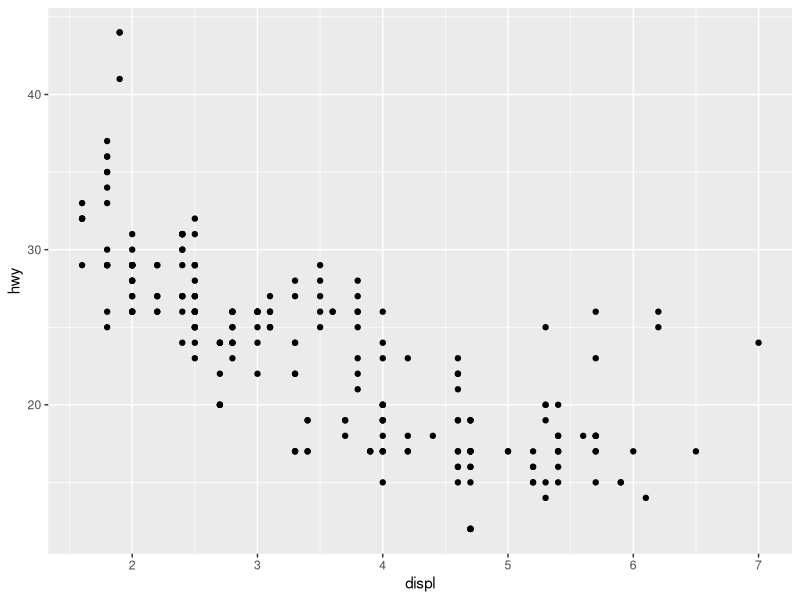
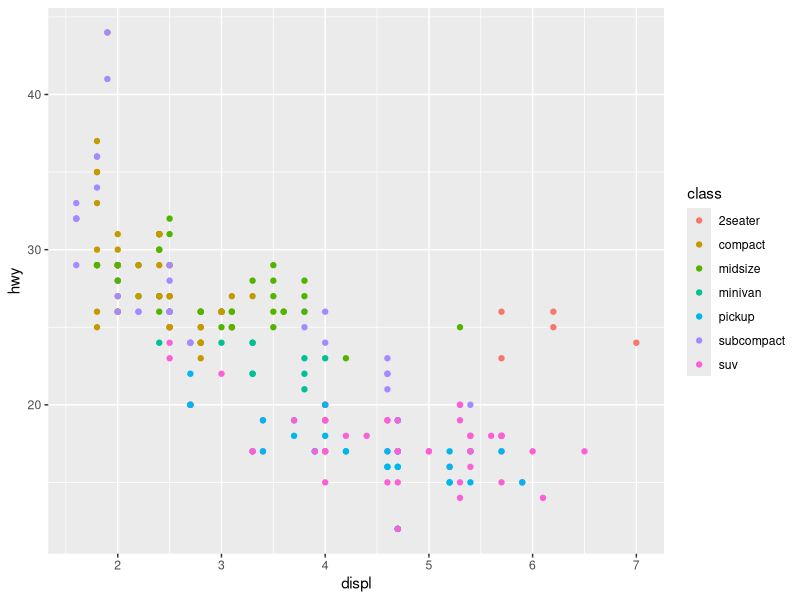
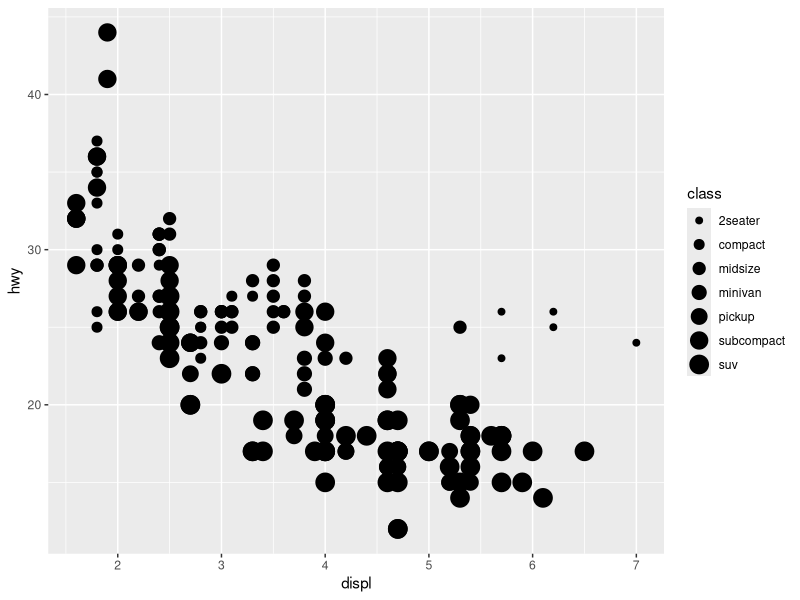
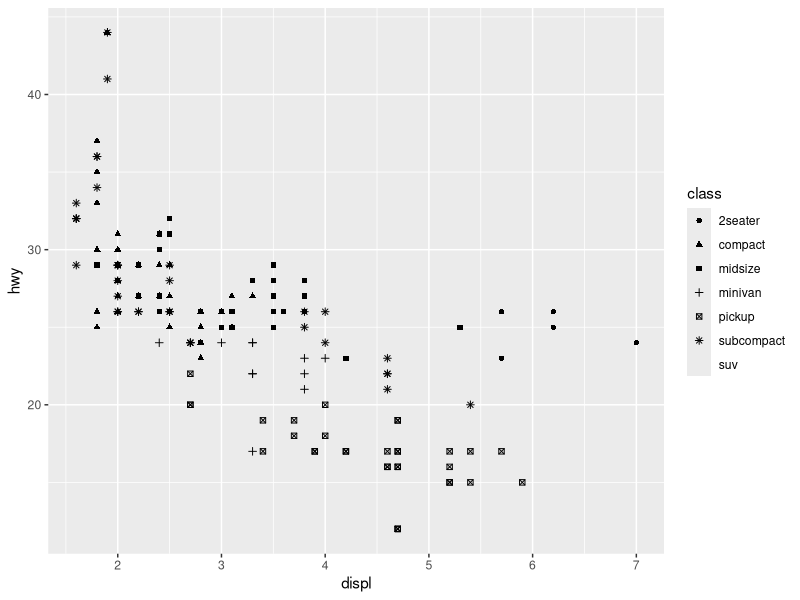
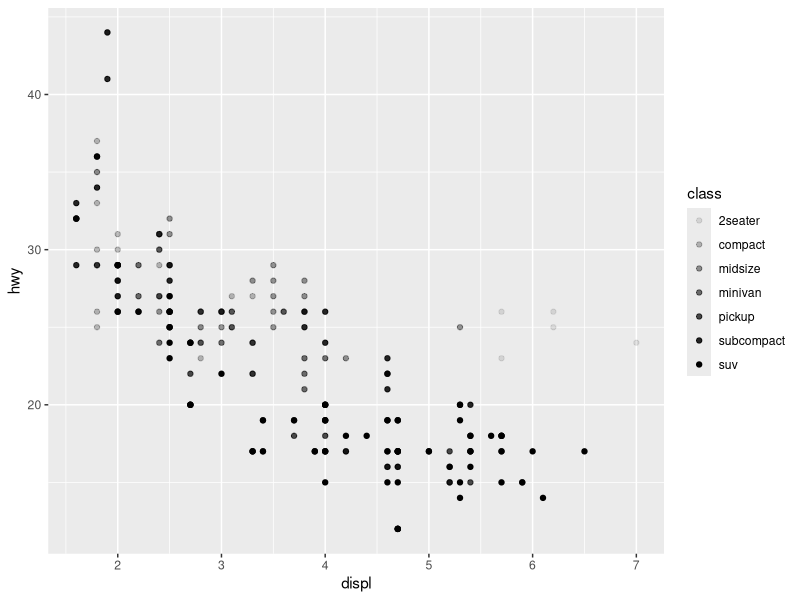
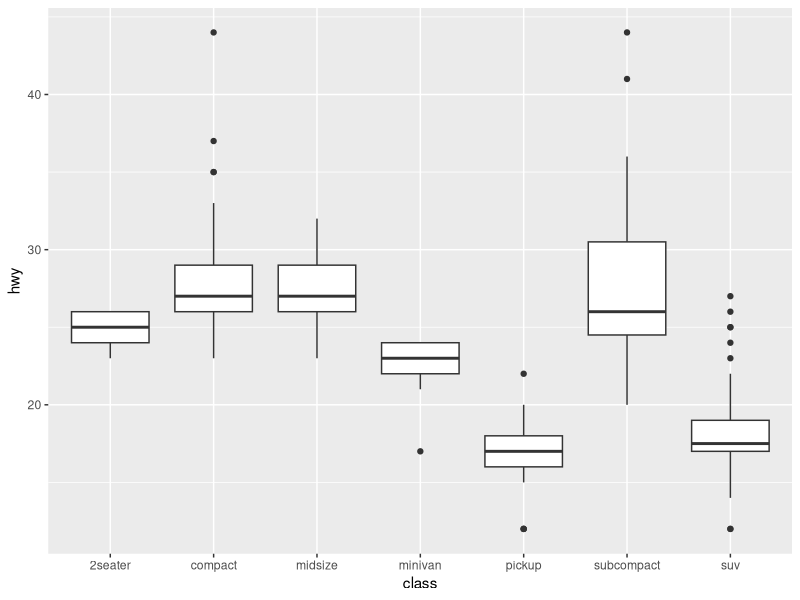
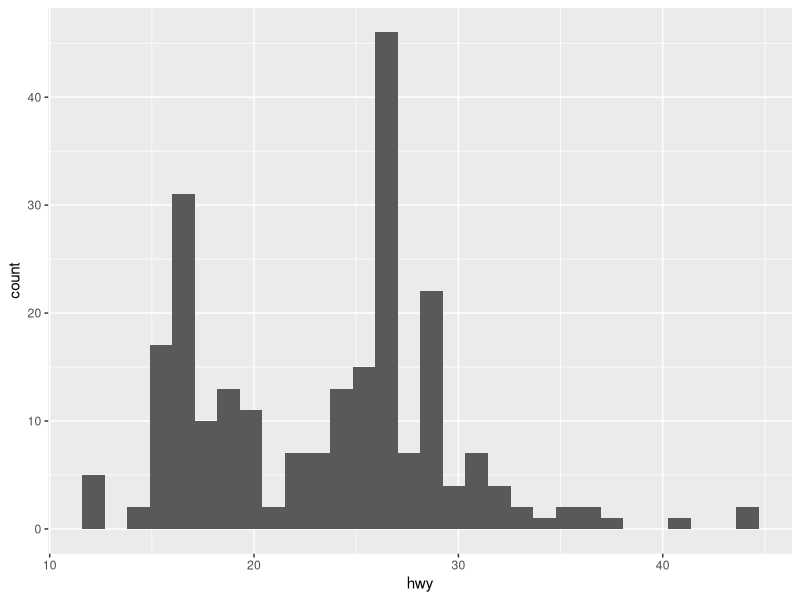
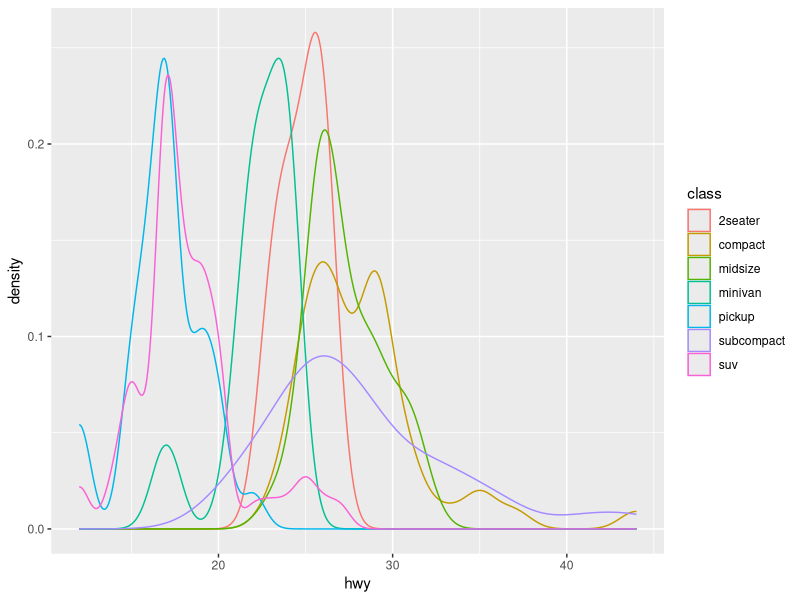

Recreate these plots in R, in order.
## ---- chunk 1
library(tidyverse)
## ---- chunk 2
mpg
## ---- chunk 3
ggplot(data = mpg) +
  geom_point(mapping = aes(x = displ, y = hwy))
## ---- chunk 4
ggplot(mpg) + geom_point(aes(x = displ, y = hwy, color = class))
ggplot(mpg) + geom_point(aes(x = displ, y = hwy, size = class))
ggplot(mpg) + geom_point(aes(x = displ, y = hwy, shape = class))
ggplot(mpg) + geom_point(aes(x = displ, y = hwy, alpha = class))
## ---- chunk 5
ggplot(data = mpg) +
  geom_boxplot(mapping = aes(x = class, y = hwy))
## ---- chunk 6
ggplot(data = mpg) +
  geom_histogram(mapping = aes(x = hwy))
## ---- chunk 7
ggplot(data = mpg) +
  geom_density(mapping = aes(x = hwy, color = class))
## ---- chunk 8
ggplot(data = mpg) +
  geom_bar(mapping = aes(x = class, fill = class))
## ---- chunk 9
ggplot(mpg) + 
  geom_point(aes(displ, hwy)) +
  geom_smooth(aes(displ, hwy))
## ---- chunk 10
getwd()
## ---- chunk 11

